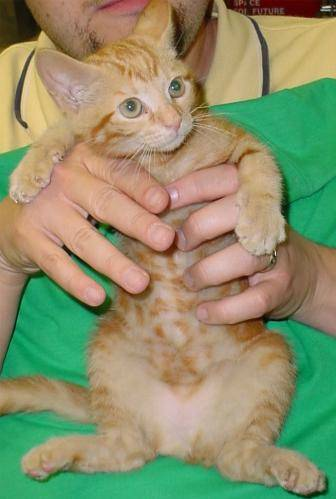
#> input picture train/cat.1001.jpg, 336 x 499 px; its folder holds 4 pictures in this run
$ jupyter execute --allow-errors CatDog.ipynb   (shell and % lines are left out)
#> lines starting #> are read from the running program, lines starting #| are printed output that depends on the picture
# CatDog

### Orlando Python - Mob Programming

We're going to try making a convolutional neural network in Keras that can distinguish cats and dogs. This is based on an old [Kaggle competition](https://www.kaggle.com/c/dogs-vs-cats/rules). The original training dataset (available from the link) had about 25K images; we've cut this down to 4K images for this project (2K of each).

First things first, we need to import the image data. We can use glob to get all of the file names which match a given pattern.

[cell 1]
from glob import glob

[cell 2]
cats = glob('train/cat*')
dogs = glob('train/dog*')

print(cats[:10])

We now have two lists of file names. Before we continue, we can already create our final labels using a handy Python trick.

[cell 3]
import numpy as np

[cell 4]
labels = np.array([[0]] * len(cats) + [[1]] * len(dogs))

print('Labels for cats:\n', labels[:5])
print('Labels for dogs:\n', labels[-5:])

Our labels are one-hot encoded (0 for cat, 1 for dog) and will eventually correspond to the index of the Keras output node. We cast our labels to a Numpy array because most ML programs in Python are optimized for it. We'll do that later for our features as well.

Let's quickly take a look at what we're working with.

[cell 5]
import matplotlib.pyplot as plt
# Note: matplotlib's imread imports images as RGB
#       opencv's (cv2) imread import images as BGR
from matplotlib.image import imread
# This line tells matplotlib to display output in the notebook instead of a separate window

[cell 6]
img = imread(cats[1])
#> img is the input picture: shape (499, 336, 3); mean R, G, B 141.3, 144.5, 107.6
plt.imshow(img)

Nice kitty :)

We already can infer something about our data. Our images will likely not be a standard size. We can verify this in a little bit, but we'll likely have to add some amout of preprocessing to our dataset.

Since we know that our image import works, we can import our feature set. We'll apply a limit for now so that we can start training the model faster and eventually expand it.

[cell 7]
LIMIT = 500

features_cats = [imread(cat) for cat in cats[:LIMIT]]
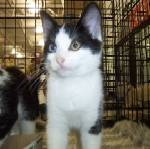
#> input picture train/cat.1000.jpg, 150 x 149 px
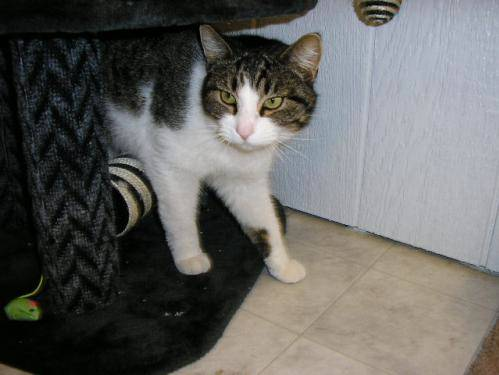
#> input picture train/cat.1059.jpg, 499 x 375 px
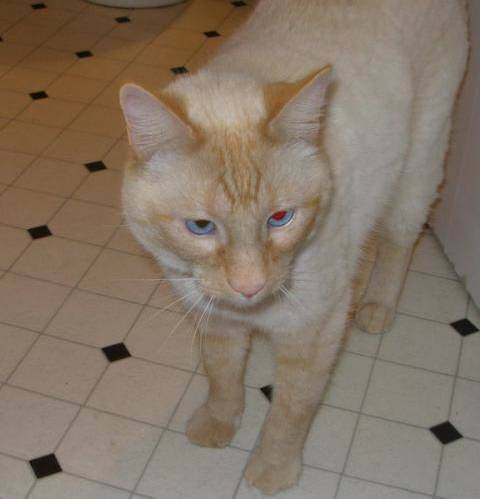
#> input picture train/cat.1112.jpg, 480 x 499 px
#> features_cats = 4 items
features_dogs = [imread(dog) for dog in dogs[:LIMIT]]

We'll quickly verify that our import worked.

#> (a cell that did not finish here is left out)

#> (a cell that did not finish here is left out)

Now we need to do some preprocessing. As shown above, our images are all different shapes and resolutions. They need to be standardized into a constant size in order to be fed into the neural net. We decided to do the following:

* Zero-pad our images with black pixels to make them square
* Resize our images to 45 x 45 pixels for a final size of 45 x 45 x 3

[cell 10]
import cv2

[cell 11]
BLACK = [0, 0, 0]

def preprocess(img: 'h*w*3 image array') -> '45*45*3 image array':
    """Returns a square, 0-padded, and scaled copy of the original image"""
    h, w = img.shape[:2]
#> h = 149; w = 150
    if h > w:
        pad = int((h-w)/2)
        img = cv2.copyMakeBorder(img, 0, 0, pad, pad, cv2.BORDER_CONSTANT, value=BLACK)
    elif w > h:
        pad = int((w-h)/2)
#> pad = 0
        img = cv2.copyMakeBorder(img, pad, pad, 0, 0, cv2.BORDER_CONSTANT, value=BLACK)
#> img is the input picture: shape (149, 150, 3); mean R, G, B 112, 105.4, 92.3
    img = cv2.resize(img, (45, 45))
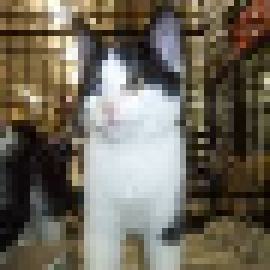
#> img: shape (45, 45, 3) (shown 6 times larger); mean R, G, B 110.7, 104.2, 91.1
    return img

To demonstrate our preprocess function, let's first show the original image.

[cell 12]
plt.imshow(features_cats[0])

Now we'll run it through our preprocess function.

[cell 13]
plt.imshow(preprocess(features_cats[0]))

Yes it's blury, but re have reduced the overall complexity our image which makes for a faster, simpler model. More importantly, we didn't introduce any image warping because we padded our images first.

Now we'll apply this to all of our images.

[cell 14]
features_cats_pad=[preprocess(cat) for cat in features_cats]
#> in preprocess (call 3), `h, w = img.shape[:2]`: h = 499; w = 336
#> in preprocess (call 3), `pad = int((h-w)/2)`: pad = 81
#> in preprocess (call 3), `img = cv2.copyMakeBorder(img, 0, 0, pad, pad, cv2.BORDER_CONSTANT, val..`:
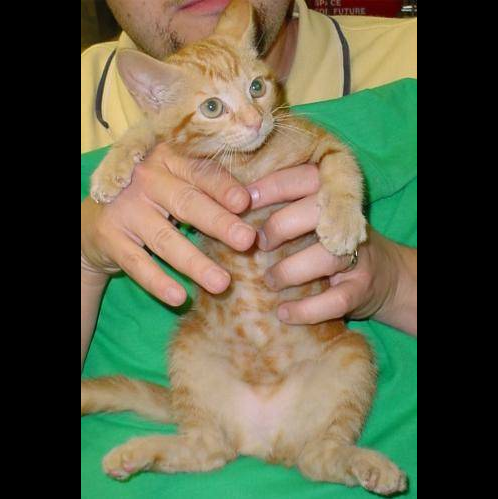
#> img: shape (499, 498, 3); mean R, G, B 95.4, 97.5, 72.6
#> in preprocess (call 3), `img = cv2.resize(img, (45, 45))`:
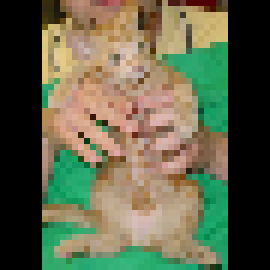
#> img: shape (45, 45, 3) (shown 6 times larger); mean R, G, B 96.8, 99.5, 74
#> in preprocess (call 4), `h, w = img.shape[:2]`: h = 375; w = 499
#> in preprocess (call 4), `pad = int((w-h)/2)`: pad = 62
#> in preprocess (call 4), `img = cv2.copyMakeBorder(img, pad, pad, 0, 0, cv2.BORDER_CONSTANT, val..`:
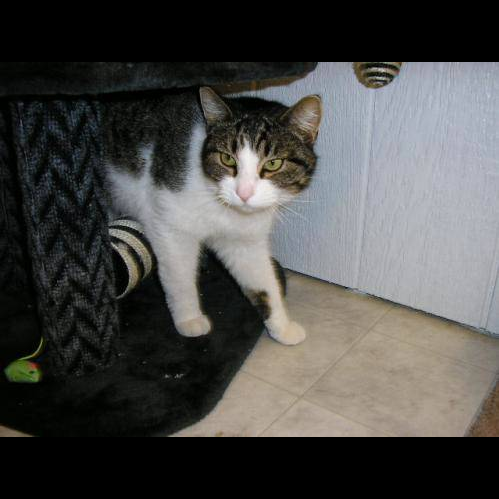
#> img: shape (499, 499, 3); mean R, G, B 75.1, 74.6, 72.7
#> in preprocess (call 4), `img = cv2.resize(img, (45, 45))`:
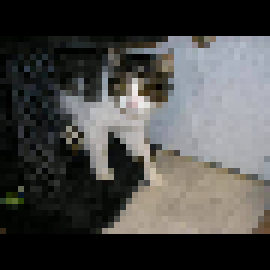
#> img: shape (45, 45, 3) (shown 6 times larger); mean R, G, B 73.3, 72.9, 71.2
#> in preprocess (call 5), `h, w = img.shape[:2]`: h = 499; w = 480
#> in preprocess (call 5), `pad = int((h-w)/2)`: pad = 9
#> in preprocess (call 5), `img = cv2.copyMakeBorder(img, 0, 0, pad, pad, cv2.BORDER_CONSTANT, val..`:
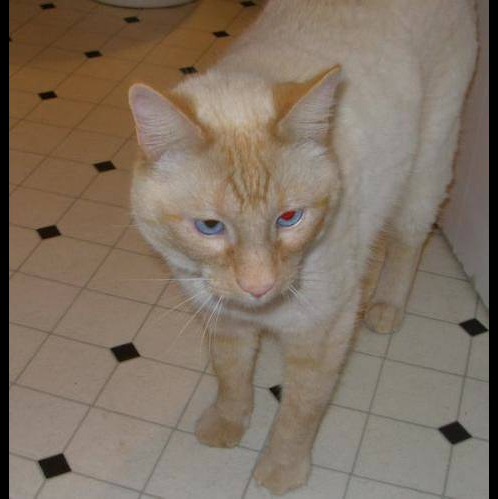
#> img: shape (499, 498, 3); mean R, G, B 128, 113.4, 98.7
#> in preprocess (call 5), `img = cv2.resize(img, (45, 45))`:
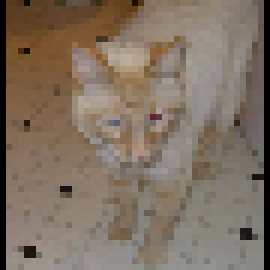
#> img: shape (45, 45, 3) (shown 6 times larger); mean R, G, B 127.1, 112.6, 98
#> features_cats_pad = 4 items
features_dogs_pad=[preprocess(dog) for dog in features_dogs]
